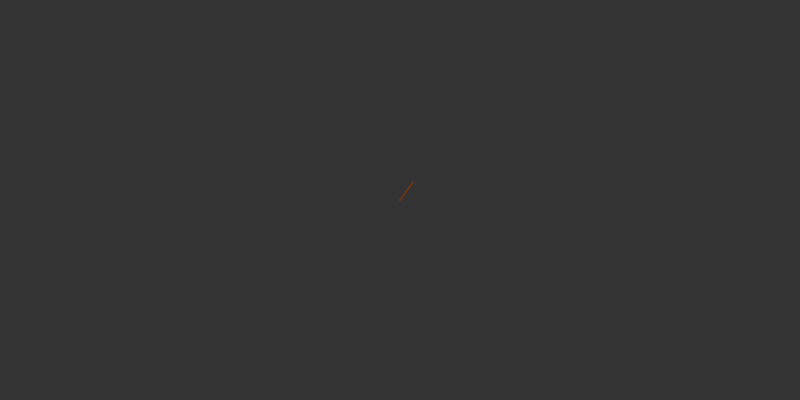
Frame 1 (no input)
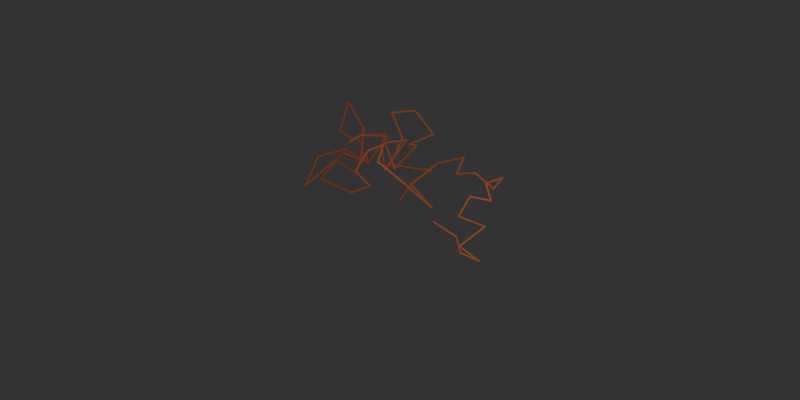
Frame 60 (no input)
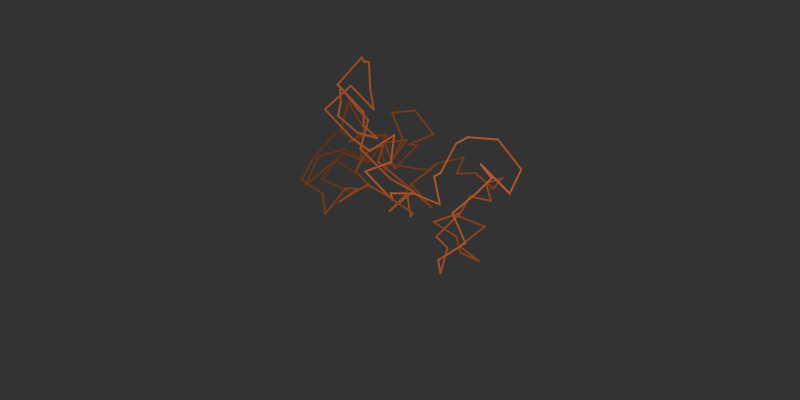
Frame 120 (the mouse pressed at the canvas centre since frame 60)

The p5.js sketch that drew these frames (run headless with seeded random() and noise() and a simulated clock; from frame 60 on, the mouse is pressed at the canvas centre):

// p5.js sketch
// ── sketch.js
// 1st sketch. Brownian motion. Based on below example.
// https://p5js.org/examples/simulate-brownian-motion.html
var num = 2000;
var range = 30;

var ax = [];
var ay = [];
var colors = [];
var strokeWeights = [];

function setup() {
  createCanvas(displayWidth, displayHeight*2/3);
  for (let i = 0; i < num; i++) {
    ax[i] = width / 2;
    ay[i] = height / 2;
    colors[i] = 100;
    strokeWeights[i] = 2;
  }
  frameRate(30)
}

function draw() {
  background(51);

  for (let i = 1; i < num; i++) {
    ax[i-1] = ax[i];
    ay[i-1] = ay[i];
    colors[i-1] = colors[i]
    strokeWeights[i-1] = strokeWeights[i]
  }
  ax[num-1] += random(-range,range);
  ay[num-1] += random(-range,range);
  colors[num-1] += random(-10,10)
  strokeWeights[num-1] += random(0,1.5)

  ax[num-1] = constrain(ax[num-1],0,width);
  ay[num-1] = constrain(ay[num-1],0,height);
  colors[num-1] = constrain(colors[num-1],0,255)
  strokeWeights[num-1] = constrain(strokeWeight[num-1],2,3.5)

  for (let i = 1; i < num; i++) {
    stroke(colors[i],colors[i]/2,colors[i]/4);
    strokeWeight(strokeWeights[i])
    line(ax[i-1],ay[i-1],ax[i],ay[i]);
  }
}
